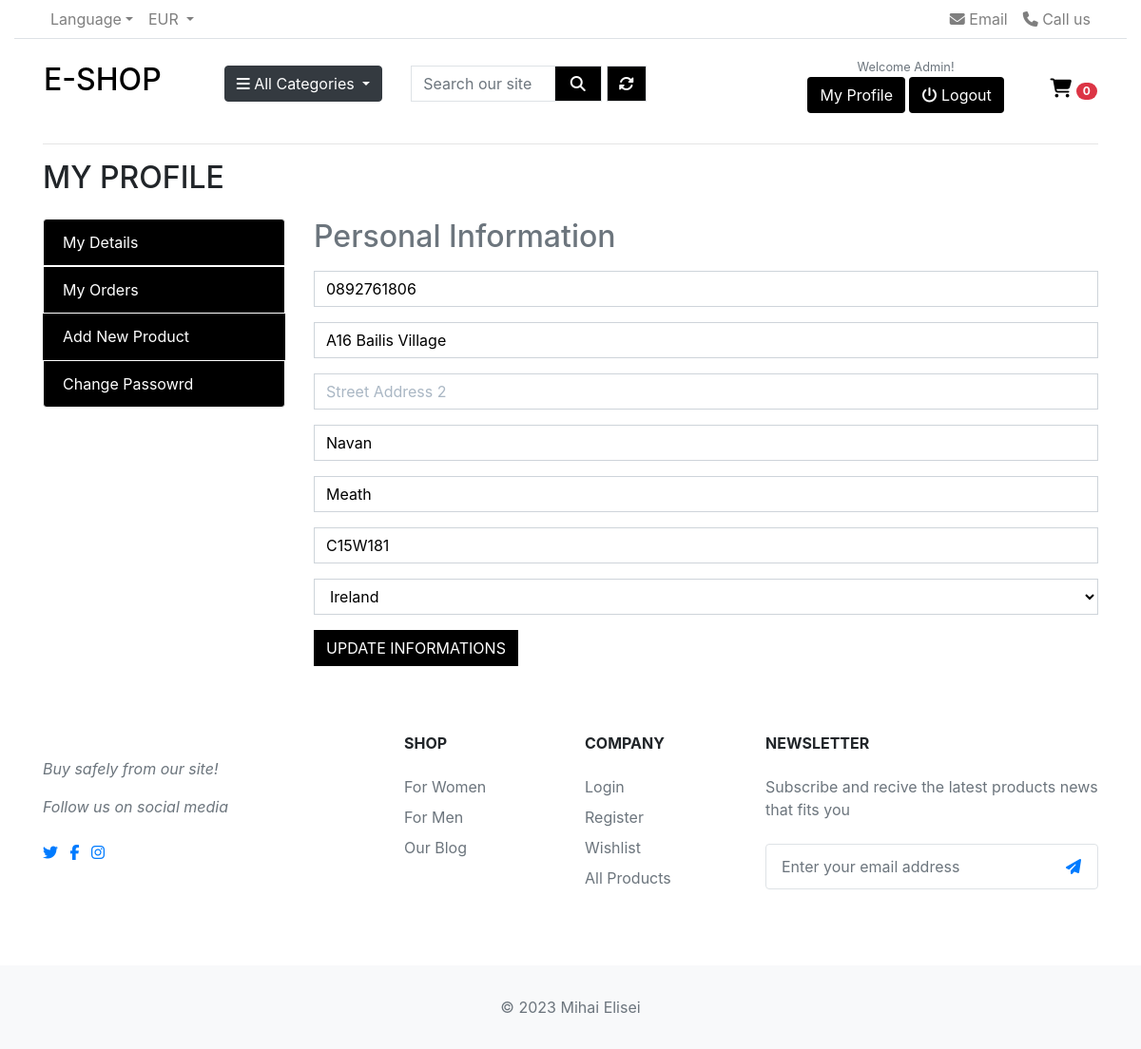
/profile/ (signed in), run on the app's committed database.
### profiles/models.py (models this page shows, shortened)
class UserProfile(models.Model):
    user = models.OneToOneField(User, on_delete=models.CASCADE)
    default_phone_number = models.CharField(max_length=20,
                                            null=True, blank=True)
    default_street_address1 = models.CharField(max_length=80,
                                               null=True, blank=True)
    default_street_address2 = models.CharField(max_length=80,
                                               null=True, blank=True)
    default_town_or_city = models.CharField(max_length=40,
                                            null=True, blank=True)
    default_county = models.CharField(max_length=80,
                                      null=True, blank=True)
    default_postcode = models.CharField(max_length=20,
                                        null=True, blank=True)
    default_country = CountryField(blank_label='Country',
                                   null=True, blank=True)

### profiles/views.py (the view)
# urls.py: path('profile/', include('profiles.urls')),
@login_required
def profile(request):
    profile = get_object_or_404(UserProfile, user=request.user)
    if request.method == 'POST':
        form = UserProfileForm(request.POST, instance=profile)
        if form.is_valid():
            form.save()
            messages.success(request, 'Profile updated successfully')
        else:
            messages.error(request, "Update failed. Please review the form!")
    else:
        form = UserProfileForm(instance=profile)
    template = 'profiles/profile.html'
    context = {
        'form': form,
        'on_profile_page': True,
    }
    return render(request, template, context)

### cart/contexts.py (called while the page is built)
def counter(request):
    cart_count = 0
    if 'admin' in request.path:
        return {}
    else:
        try:
            cart = Cart.objects.filter(cart_id=_cart_id(request))
            cart_items = CartItem.objects.all().filter(cart=cart[:1])
            for cart_item in cart_items:
                cart_count += cart_item.quantity
        except Cart.DoesNotExist:
            cart_count = 0
    return dict(cart_count=cart_count)

### cart/views.py (called while the page is built)
def _cart_id(request):
    cart = request.session.session_key  # Get the session id
    if not cart:
        cart = request.session.create()
    return cart

### products/contexts.py (called while the page is built)
def category_links(request):
    categories = Category.objects.all()
    return dict(categories=categories)

### products/models.py (called while the page is built)
    def get_url(self):
        return reverse('products_by_category', args=[self.slug])

### profiles/templates/profiles/profile.html (shortened to what this page needs)
{% extends 'base.html' %}
{% load static %}
{% block extra_css %}
<link rel="stylesheet" href="{% static 'profiles/css/profiles.css' %}">
{% endblock %}
{% block content %}
<div class="container">
    <div class="row">
        <div class="col">
            <hr>
            <h2 class="logo-font mb-4">My Profile</h2>
        </div>
    </div>
    <div class="row">
        <div class="col-md-3">
            <ul class="list-group">
                <a class="list-group-item active text-white bg-black" href="{% url 'profiles' %}"
                    style="border: 1px solid #fff;">
                    My Details </a>
                <a class="list-group-item text-white bg-black" href="{% url 'my_orders' %}"
                    style="border: 1px solid #fff;"> My Orders </a>
                {% if request.user.is_superuser %}
                <a href="{% url 'add_product' %}" class="list-group-item text-white bg-black">Add New Product</a>
                {% endif %}
                <a class="list-group-item text-white bg-black" href="{% url 'account_change_password' %}"
                    style="border: 1px solid #fff;"> Change Passowrd
                </a>
            </ul>
        </div>
        <div class="col-9">
            <h2 class="text-muted">Personal Information</h2>
            <form action="{% url 'profiles' %}" method="POST" class="mt-3" id="profile-update-form">
                {{ form|crispy }}
                <button class="btn btn-black rounded-0 text-uppercase">Update Informations</button>
            </form>
        </div>
    </div>
</div>
{% endblock %}

### templates/includes/header.html (shortened to what this page needs)
<nav class="navbar p-md-0 navbar-expand-sm navbar-light border-bottom">
    <div class="container">
        <div class="collapse navbar-collapse" id="navbarTop4">
            <ul class="navbar-nav mr-auto">
                <li class="nav-item dropdown">
                    <a href="#" class="nav-link dropdown-toggle" data-toggle="dropdown">Language</a>
                </li>
                <li class="nav-item dropdown">
                    <a href="#" class="nav-link dropdown-toggle" data-toggle="dropdown"> EUR </a>
                </li>
            </ul>
            <ul class="navbar-nav">
                <li><a href="#" class="nav-link"> <i class="fa fa-envelope"></i> Email </a></li>
                <li><a href="#" class="nav-link"> <i class="fa fa-phone"></i> Call us </a></li>
            </ul>
        </div>
    </div>
</nav>
<div class="p-3">
    <div class="container-fluid">
        <div class="row align-items-center">
            <div class="col-lg-2 col-md-4 col-6">
                <a href="{% url 'home' %}" class="main-logo-link">
                    <h2 class="logo-font text-black">E-shop</h3>
                </a>
            </div>
            <div class="col-lg col-sm col-md col-6 flex-grow-0">
                <div class="category-wrap dropdown d-inline-block float-right">
                    <button type="button" class="btn btn-dark dropdown-toggle" data-toggle="dropdown">
                        <i class="fa fa-bars"></i> All Categories
                    </button>
                </div>
            </div>
            <div class="col-lg col-md-4 col-sm-12 col">
                <form method="GET" action="{% url 'products' %}">
                    <div class="input-group">
                        <input class="form-control border border-black rounded-0" type="text" name="q"
                            placeholder="Search our site">
                        <div class="input-group-append">
                            <button class="form-control btn btn-black border border-black rounded-0" type="submit">
                                <span class="icon">
                                    <i class="fas fa-search"></i>
                                </span>
                            </button>
                            <a href="#" class="form-control btn btn-black border border-black rounded-0"
                                style="margin-left: 5px;"><i class="fas fa-sync-alt"></i></a>
                        </div>
                    </div>
                </form>
            </div>
            <div class="col-lg-5 col-sm-6 col-8 order-2 order-lg-3">
                <div class="d-flex justify-content-end mb-3 mb-lg-0">
                    <div class="text-center">
                        <small class="title text-muted">Welcome {{ user.username | capfirst }}!</small>
                        <div>
                            {% if request.user.is_authenticated %}
                            <a href="{% url 'profiles' %}" class="btn btn-md btn-black">My Profile</a>
                            <a href="{% url 'account_logout' %}" class="btn btn-md btn-black"><i
                                    class="fa fa-power-off"></i> Logout</a>
                            {% else %}
                            <a href="{% url 'account_signup' %}" class="btn btn-md btn-black">Register</a>
                            <a href="{% url 'account_login' %}" class="btn btn-md btn-black">Login</a>
                            {% endif %}
                        </div>
                    </div>
                    <a class="{% if grand_total %}text-info font-weight-bold{% else %}text-black{% endif %} ml-5 mt-4"
                        href="{% url 'view_cart' %}">
                        <div class="icon icon-md">
                            <i class="fa fa-shopping-cart text-black" style="font-size: 20px;"></i>
                        </div>
                        <span class="badge badge-pill badge-danger">{{ cart_count }}</span>
                    </a>
                </div>
            </div>
        </div>
    </div>
</div>

### static/css/base.css (style rules this page uses)
html { height: 100%; }
.text-black { color: #000 !important; }
.icon { align-items: center; display: inline-flex; justify-content: center; height: 1.5rem; width: 1.5rem; }
.logo-font { text-transform: uppercase; }
.bg-black { background: #000 !important; }
.btn-black { background: black; color: white; }

### profiles/static/profiles/css/profiles.css (style rules this page uses)
#profile-update-form .form-control { color: #000; }
#profile-update-form input::placeholder { color: #aab7c4; }
#id_default_country, #id_default_country option:not(:first-child) { color: #000; }

### data on the page
UserProfile: default_phone_number "0892761806", default_street_address1 "A16 Bailis Village", default_town_or_city "Navan", default_county "Meath", default_postcode "C15W181", default_country "Ireland"

### other printed values
{{ user.username | capfirst }} "Admin"
{{ cart_count }} "0"
